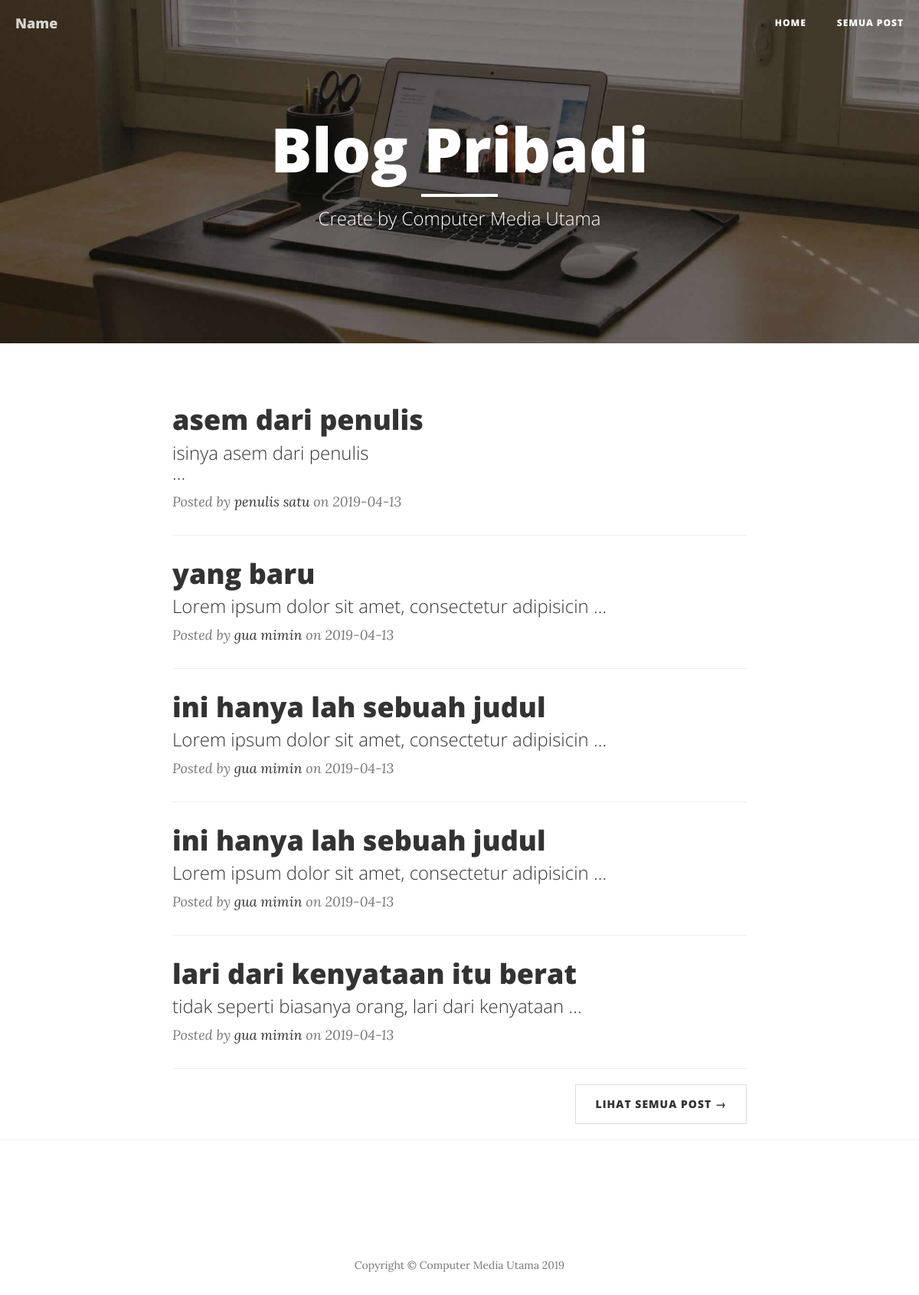
The page / on the database its author committed.
### tables this page shows
CREATE TABLE `post` (
  `id_post` int(11) NOT NULL,
  `id_penulis` int(11) NOT NULL,
  `judul` varchar(255) NOT NULL,
  `isi` longtext NOT NULL,
  `seo_url` varchar(255) NOT NULL,
  `tgl_publish` date NOT NULL,
  `status_delete` enum('0','1') NOT NULL DEFAULT '0'
);

CREATE TABLE `user` (
  `id` int(11) NOT NULL,
  `nama` varchar(255) NOT NULL,
  `username` varchar(255) NOT NULL,
  `password` char(250) NOT NULL,
  `level` enum('administrator','penulis') NOT NULL,
  `tgl_buat` date NOT NULL
);

### application/core/MY_Controller.php (called while the page is built)
<?php defined('BASEPATH') OR exit('No direct script access allowed');
class MY_Controller extends CI_Controller {
	function pages($content, $data = NULL){
        $data['contentnya'] = $this->load->view($content, $data, TRUE);
        $this->load->view('template', $data);
    }
}

### application/controllers/Blog.php (called while the page is built, shortened)
<?php
class Blog extends MY_Controller {
	public function index()
	{
		$data['posts'] = $this->blog_model->getPosts();
		$this->pages('welcome', $data);
	}
}

### index.php (called while the page is built, shortened)
<?php
require_once BASEPATH.'core/CodeIgniter.php';

### application/models/Blog_model.php (called while the page is built, shortened)
<?php
	class Blog_model extends CI_model
	{
    function getPosts()
    {
      $this->db->select('*');
      $this->db->from('post');
      $this->db->join('user', 'post.id_penulis = user.id');
      $this->db->limit('7');
			$this->db->where('status_delete', '0');
      $this->db->order_by('id_post', 'DESC');
      $query = $this->db->get();
			return $query->result();
    }
  }

### application/views/welcome.php (the view)
<header class="intro-header" style="background-image: url('<?php echo base_url('assets/img/home-bg.jpg') ?>')">
    <div class="container">
        <div class="row">
            <div class="col-lg-8 col-lg-offset-2 col-md-10 col-md-offset-1">
                <div class="site-heading">
                    <h1>Blog Pribadi</h1>
                    <hr class="small">
                    <span class="subheading">Create by Computer Media Utama</span>
                </div>
            </div>
        </div>
    </div>
</header>
<div class="container">
    <div class="row">
        <div class="col-lg-8 col-lg-offset-2 col-md-10 col-md-offset-1">
          <?php foreach ($posts as $post): ?>
            <div class="post-preview">
                <a href="<?= base_url('blog/post/'.$post->seo_url.'/'); ?>">
                    <h2 class="post-title">
                        <?= $post->judul ?>
                    </h2>
                    <h3 class="post-subtitle">
                        <?= substr($post->isi, 0, 50); ?> ...
                    </h3>
                </a>
                <p class="post-meta">Posted by <a href="#"><?= $post->nama ?></a> on <?= $post->tgl_publish ?></p>
            </div>
            <hr>
          <?php endforeach; ?>
            <ul class="pager">
              <?php if (!@$semua): ?>
                <li class="next">
                  <a href="<?= base_url('blog/semuaPost'); ?>">Lihat Semua Post &rarr;</a>
                </li>
              <?php endif; ?>
            </ul>
        </div>
    </div>
</div>

### application/views/template.php (shortened to what this page needs)
<!DOCTYPE html>
<html lang="en">
<head>
    <link href="<?php echo base_url('assets/vendor/bootstrap/css/bootstrap.min.css'); ?>" rel="stylesheet">
    <link href="<?php echo base_url('assets/css/clean-blog.min.css') ?>" rel="stylesheet">
    <link href="<?php echo base_url('assets/vendor/font-awesome/css/font-awesome.min.css') ?>" rel="stylesheet" type="text/css">
</head>
<body>
    <nav class="navbar navbar-default navbar-custom navbar-fixed-top">
        <div class="container-fluid">
            <div class="navbar-header page-scroll">
                <a class="navbar-brand" href="index.html">Name</a>
            </div>
            <div class="collapse navbar-collapse" id="bs-example-navbar-collapse-1">
                <ul class="nav navbar-nav navbar-right">
                    <li>
                        <a href="<?= base_url(); ?>">Home</a>
                    </li>
                    <li>
                        <a href="<?= base_url('blog/semuaPost'); ?>">Semua Post</a>
                    </li>
                </ul>
            </div>
        </div>
    </nav>
    <?= $contentnya; ?>
    <hr>
    <footer>
        <div class="container">
            <div class="row">
                <div class="col-lg-8 col-lg-offset-2 col-md-10 col-md-offset-1">
                    <ul class="list-inline text-center">
                        <li>
                            <a href="#">
                                <span class="fa-stack fa-lg">
                                    <i class="fa fa-circle fa-stack-2x"></i>
                                    <i class="fa fa-twitter fa-stack-1x fa-inverse"></i>
                                </span>
                            </a>
                        </li>
                        <li>
                            <a href="#">
                                <span class="fa-stack fa-lg">
                                    <i class="fa fa-circle fa-stack-2x"></i>
                                    <i class="fa fa-facebook fa-stack-1x fa-inverse"></i>
                                </span>
                            </a>
                        </li>
                        <li>
                            <a href="#">
                                <span class="fa-stack fa-lg">
                                    <i class="fa fa-circle fa-stack-2x"></i>
                                    <i class="fa fa-github fa-stack-1x fa-inverse"></i>
                                </span>
                            </a>
                        </li>
                    </ul>
                    <p class="copyright text-muted">Copyright &copy; Computer Media Utama 2019</p>
                </div>
            </div>
        </div>
    </footer>
</body>
</html>

### rows shown on the page
post: judul "asem dari penulis", isi "isinya asem dari penulis", user.nama "penulis satu", tgl_publish "2019-04-13"
post: judul "yang baru", isi "Lorem ipsum dolor sit amet, consectetur adipisicin", user.nama "gua mimin", tgl_publish "2019-04-13"
post: judul "ini hanya lah sebuah judul", isi "Lorem ipsum dolor sit amet, consectetur adipisicin", user.nama "gua mimin", tgl_publish "2019-04-13"
post: judul "ini hanya lah sebuah judul", isi "Lorem ipsum dolor sit amet, consectetur adipisicin", user.nama "gua mimin", tgl_publish "2019-04-13"
post: judul "lari dari kenyataan itu berat", isi "tidak seperti biasanya orang, lari dari kenyataan", user.nama "gua mimin", tgl_publish "2019-04-13"
